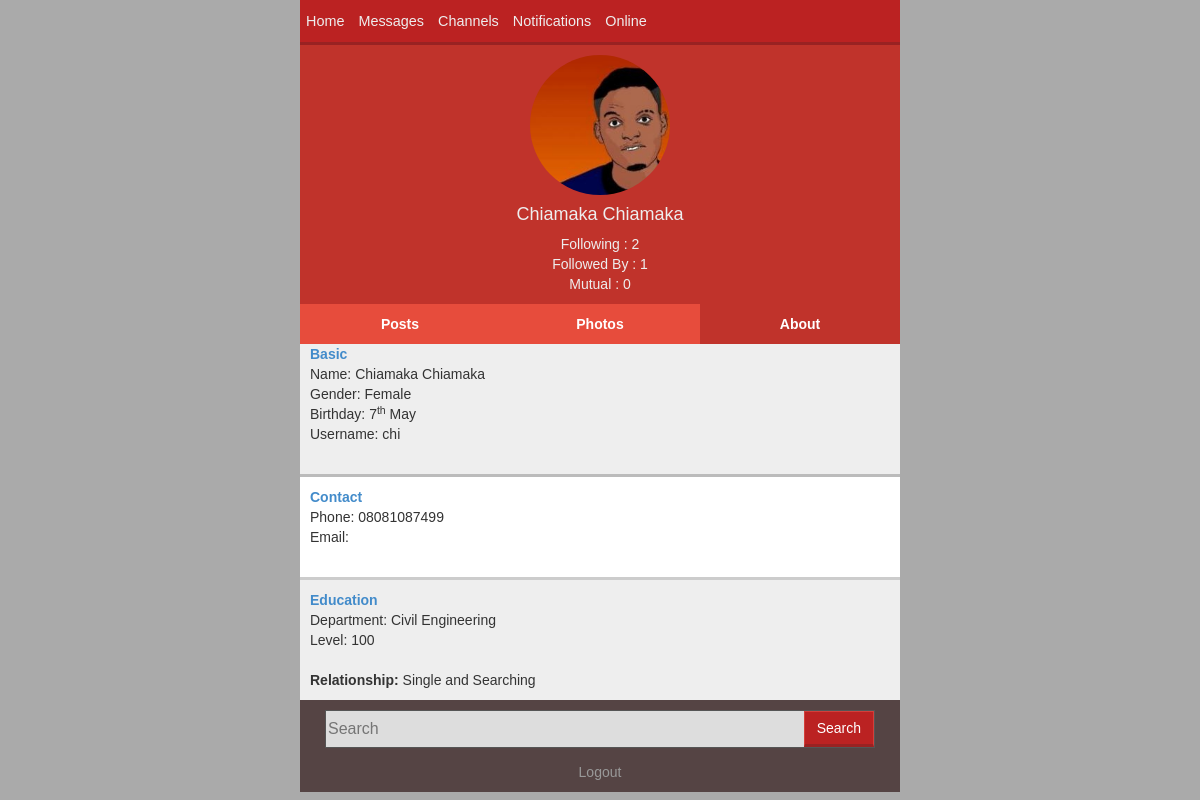
The page /mobile/about.php?view=chi (signed in) on the database its author committed.
### tables this page shows
CREATE TABLE `profilepics` (
  `username` varchar(100) NOT NULL,
  `profilepic` varchar(255) DEFAULT 'images/ppic.png',
  `audnote` varchar(255) DEFAULT NULL,
  `upid` int(255) DEFAULT NULL
);

CREATE TABLE `users` (
  `userid` int(255) NOT NULL,
  `firstname` varchar(50) NOT NULL,
  `lastname` varchar(50) DEFAULT NULL,
  `phone` varchar(15) DEFAULT NULL,
  `email` varchar(100) DEFAULT NULL,
  `department` varchar(60) DEFAULT NULL,
  `level` varchar(10) DEFAULT '100?',
  `sex` varchar(13) DEFAULT NULL,
  `username` varchar(100) DEFAULT NULL,
  `month` varchar(15) DEFAULT NULL,
  `year` int(4) DEFAULT NULL,
  `day` int(2) DEFAULT NULL
);

CREATE TABLE `departments` (
  `id` int(11) NOT NULL,
  `dept` varchar(255) NOT NULL
);

### includes/functions.inc (called while the page is built, shortened)
<?php
	function sanitize($data)
	{
		$data = htmlspecialchars(addslashes(trim($data)));
		return $data;
	}
	function get_department($object)
	{
		global $connection;
		$ret = "Undetermined ";
		if(ctype_alpha($object) || strlen($object)>2)
		{
			$sql = "SELECT `department` FROM `users` WHERE `username` = '$object' ";
			foreach ($connection->query($sql) as $r)
			{
				$ret = get_department($r['department']);
			}
		}
		else
		{
			$sql = "SELECT dept FROM departments WHERE id = '$object'";
			foreach ($connection->query($sql) as $r)
			{
				$ret = $r['dept'];
			}
		}
		return $ret;
	}
	function file_validity($file)
	{
		if(file_exists($file) ){
			return $file;
		}
		else
		{
			$file = str_replace('../','',$file);
			$file = str_replace('uploads','',$file);
			$alp = substr($file,1,1);
			return "images/cctumb/$alp.png";
		}
	}
	function get_ppic($user,$connection)
	{
		global $connection;
		$sql = "SELECT profilepic FROM profilepics WHERE username = '$user'";
		try
		{
			$i = '';
			$query = $connection->query($sql);
			$query->setFetchMode(PDO::FETCH_ASSOC);
			foreach($query as $r)
			{
				$i = $r['profilepic'];
			}
		}
		catch(PDOException $e)
		{
		}
		return $i;
	}
	class usersInteract
	{
		public $user;
		public $other;
		public $connection;
		function other_followed()
		{
			$username = $this->other;
			$con = $this->connection;
 			$sql = "SELECT username FROM followers WHERE username='$username'";
 			return $con->query($sql)->rowCount();
		}
		function other_following()
		{
			$username = $this->other;
			$con = $this->connection;
 			$sql = "SELECT follower FROM followers WHERE follower='$username'";
 			return $con->query($sql)->rowCount();
		}
		function mutual()
		{
			$username = $this->user;
			$other = $this->other;
			$con = $this->connection;
			$sql = "SELECT username FROM followers WHERE follower='$other'";
			$query = $con->query($sql);
			$query->setFetchMode(PDO::FETCH_ASSOC);
			$other_following = array();
			$count = $counter = 0;
			foreach ($query as $r)
			{
				$other_following[$count] = $r['username'];
				$count +=1;
			}
			$len = count($other_following);
			for ($i=0; $i<$len; $i++)
			{
				$sql3 = "SELECT username FROM followers WHERE follower='$username'";
				$query = $con->query($sql3);
			}
			return $counter;
		}
	}
    class userInfo
    {
    	public $user;
    	public $connection;
		function get_name()
		{
			$other = $this->user;
			$con = $this->connection;
			$sql = "SELECT firstname,lastname FROM users WHERE username='$other'";
			$query = $con->query($sql);
			$query->setFetchMode(PDO::FETCH_ASSOC);
			foreach ($query as $e) {
				return ucwords("$e[firstname] $e[lastname]");
			}
		}
		function get_department()
		{
			$other = $this->user;
			$con = $this->connection;
			$sql = "SELECT department FROM users WHERE username='$other'";
			$query = $con->query($sql);
			$query->setFetchMode(PDO::FETCH_ASSOC);
			foreach ($query as $e)
			{
				return get_department("$e[department]");
			}
		}
		function get_level()
		{
			$other = $this->user;
			$con = $this->connection;
			$sql = "SELECT level FROM users WHERE username='$other'";
			$query = $con->query($sql);
			$query->setFetchMode(PDO::FETCH_ASSOC);
			foreach ($query as $e) {
				return ucwords("$e[level]");
			}
		}
		function get_phone()
		{
			$other = $this->user;
			$con = $this->connection;
			$sql = "SELECT value FROM settings WHERE username='$other' AND setting = 'show_phone'";
			$query = $con->query($sql);
			$sql = "SELECT phone FROM users WHERE username='$other'";
			$query = $con->query($sql);
			$query->setFetchMode(PDO::FETCH_ASSOC);
			foreach ($query as $e) {
				return ucwords("$e[phone]");
			}
		}
		function get_birth_date()
		{
			$other = $this->user;
			$con = $this->connection;
			$sql = "SELECT day FROM users WHERE username='$other'";
			$query = $con->query($sql);
			$query->setFetchMode(PDO::FETCH_ASSOC);
			foreach ($query as $e) {
				return ucwords("$e[day]");
			}
		}
		function get_birth_month()
		{
			$other = $this->user;
			$con = $this->connection;
			$sql = "SELECT month FROM users WHERE username='$other'";
			$query = $con->query($sql);
			$query->setFetchMode(PDO::FETCH_ASSOC);
			foreach ($query as $e) {
				return ucwords("$e[month]");
			}
		}
		function get_gender()
		{
			$other = $this->user;
			$con = $this->connection;
			$sql = "SELECT sex FROM users WHERE username='$other'";
			$query = $con->query($sql);
			$query->setFetchMode(PDO::FETCH_ASSOC);
			foreach ($query as $e) {
				if(strtolower($e['sex'])=='m')
				{
					return "Male";
				}
				else
				{
					return "Female";
				}
			}
		}
		function get_relationship()
		{
			$other = $this->user;
			$con = $this->connection;
			$sql = "SELECT relationship FROM relationship WHERE username='$other'";
			$query = $con->query($sql);
			$query->setFetchMode(PDO::FETCH_ASSOC);
			if($query->rowCount() == 0)
			{
				return "Single and Searching";
			}
		}
	}
	function get_name($other)
	{
		global $connection;
		$sql = "SELECT firstname,lastname FROM users WHERE username='$other'";
		$query = $connection->query($sql);
		$query->setFetchMode(PDO::FETCH_ASSOC);
		foreach ($query as $e) {
			return ucwords("$e[firstname] $e[lastname]");
		}
	}
?>

### mobile/about.php (the view, shortened to what this page needs)
<?php
	include '../includes/functions.inc';
	include 'includes/header.inc';
	include 'includes/nav.inc';
	$view = $_SESSION['user'];
	if(isset($_GET['view']))
	{
		$view = sanitize($_GET['view']);
	}
	$user = $view;
	$userInfo = new userInfo;
	$userInfo->user = $user;
	$userInfo->connection = $connection;
?>
<div style='background:#c0332b;padding:10px'>
		<?php
		 $u = new usersInteract;
		 $u->user = $_SESSION['user'];
		 $u->connection = $connection;
		 $u->other = $user;
		 $img = get_ppic($user,$connection);
		 $img  = file_validity('../'.$img.'tumb.jpg');
		 echo"<div align='center'>
				<img src='$img' height='140px' width='140px' style='border-radius:90px;color:#fff'>
				<h4 style='color:#eee'>".get_name($user)."</h4>
				<span style='color:#eee'>
					Following : ".$u->other_following()."
					<br />Followed By : ".$u->other_followed()."
					";if($_SESSION['user']!=$user)
					{echo "<br />Mutual : ".$u->mutual();}
					else
					{
						echo "<br /><a href='edit.php'>Edit Profile</a>";
					}
					echo"
				</span>
			</div>";
		?>
	</div>
	<div>
	<div class='col-xs-4' style='background:#e74c3c;padding:10px;'align='center'>
		<a href='profile.php?view=<?php echo $user ?>' style='color:#fff'><b>Posts</b></a>
	</div>
	<div class='col-xs-4' style='background:#e74c3c;padding:10px' align='center'>
		<a href='photos.php?view=<?php echo $user ?>' style='color:#fff'><b>Photos</b></a>
	</div>
	<div class='col-xs-4' style='background:#c0332b;padding:10px' align='center'>
		<a href='about.php?view=<?php echo $user ?>' style='color:#fff'><b>About</b></a>
	</div>
	</div>
<div>
<div class="row" style="max-width:600px;margin:0px auto;background:#fff;padding:0px"><div style="background:#eee;padding:10px;border-bottom:3px solid #bbb;">
<b class='text-primary'><i class='icon ion-pin'></i> Basic</b><br />
								Name: <?php echo $userInfo->get_name(); ?> <br />
								Gender: <?php echo $userInfo->get_gender(); ?><br />
								Birthday: <?php echo $userInfo->get_birth_date()."<sup>th</sup> ".$userInfo->get_birth_month();?><br />
								Username: <?php echo $user ?> <br/><br /></div>
								<div style="background:#fff;padding:10px"><b class='text-primary'><i class='icon ion-ios-help-outline'></i> Contact</b><br />
								Phone: <?php echo $userInfo->get_phone(); ?> <br />
								Email: <?php echo $userInfo->get_email(); ?><br /><br></div>
								<div style="background:#eee;padding:10px;border-top:3px solid #ccc;"><b class='text-primary'><i class='icon ion-university'></i> Education </b> <br />
								Department: <?php echo $userInfo->get_department() ?> <br />
								Level: <?php echo $userInfo->get_level() ?> <br /><br />
								<b >Relationship: <i class='icon ion-heart'></i> </b><?php echo $userInfo->get_relationship(); ?></div>
</div>
<?php
	include 'includes/footer.inc';
?>

### mobile/css/styles.css (style rules this page uses)
* { font-family:arial; }

### mobile/includes/header.inc (style rules this page uses)
* { font-family: "lucida grande",tahoma,verdana,arial,sans-serif; }

### rows shown on the page
profilepics: profilepic (picture)
users: get_name($user) "Chiamaka Chiamaka", sex "Female", day "7", month "May", phone "08081087499", department.dept "Civil Engineering", level "100"

### other values the page prints
$u->other_following() "2"
$u->other_followed() "1"
$u->mutual() "0"
$userInfo->get_name() "Chiamaka Chiamaka"
$user "chi"
$userInfo->get_relationship() "Single and Searching"
